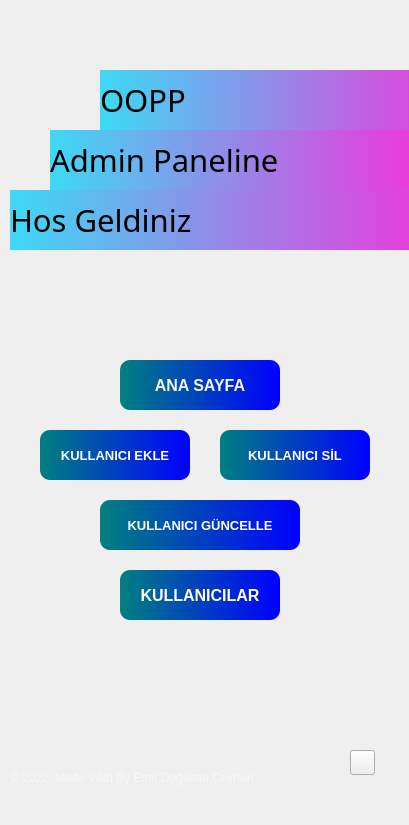
<?xml version="1.0" encoding="UTF-8"?>
<ui version="4.0">
 <class>Form</class>
 <widget class="QWidget" name="Form">
  <property name="geometry">
   <rect>
    <x>0</x>
    <y>0</y>
    <width>409</width>
    <height>825</height>
   </rect>
  </property>
  <property name="windowTitle">
   <string>Form</string>
  </property>
  <property name="styleSheet">
   <string notr="true"/>
  </property>
  <widget class="QWidget" name="widget" native="true">
   <property name="geometry">
    <rect>
     <x>-30</x>
     <y>-30</y>
     <width>450</width>
     <height>900</height>
    </rect>
   </property>
   <property name="maximumSize">
    <size>
     <width>1000</width>
     <height>1000</height>
    </size>
   </property>
   <property name="styleSheet">
    <string notr="true">QPushButton#pushButton{	
	background-color: qlineargradient(spread:pad, x1:0, y1:0.505682, x2:1, y2:0.477, stop:0 rgba(20, 47, 78, 219), stop:1 rgba(85, 98, 112, 226));
	color:rgba(255, 255, 255, 210);
	border-radius:5px;
}
QPushButton#pushButton:hover{	
	background-color: qlineargradient(spread:pad, x1:0, y1:0.505682, x2:1, y2:0.477, stop:0 rgba(40, 67, 98, 219), stop:1 rgba(105, 118, 132, 226));
}
QPushButton#pushButton:pressed{	
	padding-left:5px;
	padding-top:5px;
	background-color:rgba(105, 118, 132, 200);
}

QPushButton#pushButton_2, #pushButton_3, #pushButton_4, #pushButton_5{	
	background-color: rgba(0, 0, 0, 0);
	color:rgba(85, 98, 112, 255);
}
QPushButton#pushButton_2:hover, #pushButton_3:hover, #pushButton_4:hover, #pushButton_5:hover{	
	color:rgba(155, 168, 182, 220);
}
QPushButton#pushButton_2:pressed, #pushButton_3:pressed, #pushButton_4:pressed, #pushButton_5:pressed{	
	padding-left:5px;
	padding-top:5px;
	color:rgba(115, 128, 142, 255);
}</string>
   </property>
   <widget class="QLabel" name="label">
    <property name="geometry">
     <rect>
      <x>10</x>
      <y>20</y>
      <width>450</width>
      <height>867</height>
     </rect>
    </property>
    <property name="styleSheet">
     <string notr="true">border-radius:20px;
border-image: url(:/images/Images/background.png);</string>
    </property>
    <property name="text">
     <string/>
    </property>
   </widget>
   <widget class="QLabel" name="lbl_login">
    <property name="geometry">
     <rect>
      <x>130</x>
      <y>100</y>
      <width>360</width>
      <height>60</height>
     </rect>
    </property>
    <property name="font">
     <font>
      <family>Arial Rounded MT Bold</family>
      <pointsize>23</pointsize>
      <weight>50</weight>
      <bold>false</bold>
     </font>
    </property>
    <property name="styleSheet">
     <string notr="true">background-color: qlineargradient(spread:pad, x1:0, y1:0, x2:1, y2:0, stop:0 rgb(61, 217, 245), stop:1 rgb(240, 53, 218));
</string>
    </property>
    <property name="text">
     <string>OOPP </string>
    </property>
   </widget>
   <widget class="QLabel" name="lbl_login_2">
    <property name="geometry">
     <rect>
      <x>40</x>
      <y>220</y>
      <width>431</width>
      <height>60</height>
     </rect>
    </property>
    <property name="font">
     <font>
      <family>Arial Rounded MT Bold</family>
      <pointsize>23</pointsize>
      <weight>50</weight>
      <bold>false</bold>
     </font>
    </property>
    <property name="styleSheet">
     <string notr="true">background-color: qlineargradient(spread:pad, x1:0, y1:0, x2:1, y2:0, stop:0 rgb(61, 217, 245), stop:1 rgb(240, 53, 218));</string>
    </property>
    <property name="text">
     <string>Hos Geldiniz</string>
    </property>
   </widget>
   <widget class="QPushButton" name="btn_ekle">
    <property name="geometry">
     <rect>
      <x>70</x>
      <y>460</y>
      <width>150</width>
      <height>50</height>
     </rect>
    </property>
    <property name="font">
     <font>
      <family>Tahoma</family>
      <pointsize>10</pointsize>
      <weight>75</weight>
      <italic>false</italic>
      <bold>true</bold>
     </font>
    </property>
    <property name="focusPolicy">
     <enum>Qt::ClickFocus</enum>
    </property>
    <property name="styleSheet">
     <string notr="true">QPushButton {
font: 75 10pt &quot;Tahoma&quot;;
font-weight: bold;
color: white;
background-color: qlineargradient(spread:pad, x1:0, y1:0, x2:1, y2:0, stop:0 rgb(0, 128, 128), stop:1 rgb(0, 0, 255));
border-radius:10px;
}
QPushButton:hover {
background-color: qlineargradient(spread:pad, x1:0, y1:0, x2:1, y2:0, stop:0 rgb(0, 255, 255), stop:1 rgb(0, 128, 128));
}
QPushButton:pressed {
background-color:rgb(82, 142, 191);
}</string>
    </property>
    <property name="text">
     <string>KULLANICI EKLE</string>
    </property>
   </widget>
   <widget class="QPushButton" name="btn_sil">
    <property name="geometry">
     <rect>
      <x>250</x>
      <y>460</y>
      <width>150</width>
      <height>50</height>
     </rect>
    </property>
    <property name="font">
     <font>
      <family>Tahoma</family>
      <pointsize>10</pointsize>
      <weight>75</weight>
      <italic>false</italic>
      <bold>true</bold>
     </font>
    </property>
    <property name="focusPolicy">
     <enum>Qt::ClickFocus</enum>
    </property>
    <property name="styleSheet">
     <string notr="true">QPushButton {
font: 75 10pt &quot;Tahoma&quot;;
font-weight: bold;
color: white;
background-color: qlineargradient(spread:pad, x1:0, y1:0, x2:1, y2:0, stop:0 rgb(0, 128, 128), stop:1 rgb(0, 0, 255));
border-radius:10px;
}
QPushButton:hover {
background-color: qlineargradient(spread:pad, x1:0, y1:0, x2:1, y2:0, stop:0 rgb(0, 255, 255), stop:1 rgb(0, 128, 128));
}
QPushButton:pressed {
background-color:rgb(82, 142, 191);
}</string>
    </property>
    <property name="text">
     <string>KULLANICI SİL</string>
    </property>
   </widget>
   <widget class="QLabel" name="lbl_login_3">
    <property name="geometry">
     <rect>
      <x>80</x>
      <y>160</y>
      <width>371</width>
      <height>60</height>
     </rect>
    </property>
    <property name="font">
     <font>
      <family>Arial Rounded MT Bold</family>
      <pointsize>23</pointsize>
      <weight>50</weight>
      <bold>false</bold>
     </font>
    </property>
    <property name="styleSheet">
     <string notr="true">background-color: qlineargradient(spread:pad, x1:0, y1:0, x2:1, y2:0, stop:0 rgb(61, 217, 245), stop:1 rgb(240, 53, 218));</string>
    </property>
    <property name="text">
     <string>Admin Paneline</string>
    </property>
   </widget>
   <widget class="QLabel" name="label_5">
    <property name="geometry">
     <rect>
      <x>40</x>
      <y>780</y>
      <width>280</width>
      <height>55</height>
     </rect>
    </property>
    <property name="font">
     <font>
      <family>Arial</family>
     </font>
    </property>
    <property name="styleSheet">
     <string notr="true">color:rgba(255, 255, 255, 140);</string>
    </property>
    <property name="text">
     <string>© 2022, Made With By Emir,Doğukan,Ceyhun...</string>
    </property>
   </widget>
   <widget class="QPushButton" name="btn_guncelle">
    <property name="geometry">
     <rect>
      <x>130</x>
      <y>530</y>
      <width>200</width>
      <height>50</height>
     </rect>
    </property>
    <property name="font">
     <font>
      <family>Tahoma</family>
      <pointsize>10</pointsize>
      <weight>75</weight>
      <italic>false</italic>
      <bold>true</bold>
     </font>
    </property>
    <property name="focusPolicy">
     <enum>Qt::ClickFocus</enum>
    </property>
    <property name="styleSheet">
     <string notr="true">QPushButton {
font: 75 10pt &quot;Tahoma&quot;;
font-weight: bold;
color: white;
background-color: qlineargradient(spread:pad, x1:0, y1:0, x2:1, y2:0, stop:0 rgb(0, 128, 128), stop:1 rgb(0, 0, 255));
border-radius:10px;
}
QPushButton:hover {
background-color: qlineargradient(spread:pad, x1:0, y1:0, x2:1, y2:0, stop:0 rgb(0, 255, 255), stop:1 rgb(0, 128, 128));
}
QPushButton:pressed {
background-color:rgb(82, 142, 191);
}</string>
    </property>
    <property name="text">
     <string>KULLANICI GÜNCELLE</string>
    </property>
   </widget>
   <widget class="QPushButton" name="btn_geri">
    <property name="geometry">
     <rect>
      <x>380</x>
      <y>780</y>
      <width>25</width>
      <height>25</height>
     </rect>
    </property>
    <property name="font">
     <font>
      <pointsize>11</pointsize>
      <weight>50</weight>
      <bold>false</bold>
      <underline>false</underline>
     </font>
    </property>
    <property name="styleSheet">
     <string notr="true">color:rgb(0,0,0)
</string>
    </property>
    <property name="text">
     <string/>
    </property>
    <property name="icon">
     <iconset>
      <normaloff>Images/geri.png</normaloff>Images/geri.png</iconset>
    </property>
   </widget>
   <widget class="QPushButton" name="btn_goster">
    <property name="geometry">
     <rect>
      <x>150</x>
      <y>600</y>
      <width>160</width>
      <height>50</height>
     </rect>
    </property>
    <property name="font">
     <font>
      <family>Tahoma</family>
      <pointsize>12</pointsize>
      <weight>75</weight>
      <italic>false</italic>
      <bold>true</bold>
     </font>
    </property>
    <property name="focusPolicy">
     <enum>Qt::ClickFocus</enum>
    </property>
    <property name="styleSheet">
     <string notr="true">QPushButton {
font: 15 12pt &quot;Microsoft YaHei UI&quot;;
font: 75 12pt &quot;Tahoma&quot;;
font-weight: bold;
color: white;
background-color: qlineargradient(spread:pad, x1:0, y1:0, x2:1, y2:0, stop:0 rgb(0, 128, 128), stop:1 rgb(0, 0, 255));
border-radius:10px;
}
QPushButton:hover {
background-color: qlineargradient(spread:pad, x1:0, y1:0, x2:1, y2:0, stop:0 rgb(0, 255, 255), stop:1 rgb(0, 128, 128));
}
QPushButton:pressed {
background-color:rgb(82, 142, 191);
}</string>
    </property>
    <property name="text">
     <string>KULLANICILAR</string>
    </property>
   </widget>
   <widget class="QPushButton" name="btn_icerik">
    <property name="geometry">
     <rect>
      <x>150</x>
      <y>390</y>
      <width>160</width>
      <height>50</height>
     </rect>
    </property>
    <property name="font">
     <font>
      <family>Tahoma</family>
      <pointsize>12</pointsize>
      <weight>75</weight>
      <italic>false</italic>
      <bold>true</bold>
     </font>
    </property>
    <property name="focusPolicy">
     <enum>Qt::ClickFocus</enum>
    </property>
    <property name="styleSheet">
     <string notr="true">QPushButton {
font: 75 12pt &quot;Tahoma&quot;;
font-weight: bold;
color: whitesmoke;
background-color: qlineargradient(spread:pad, x1:0, y1:0, x2:1, y2:0, stop:0 rgb(0, 128, 128), stop:1 rgb(0, 0, 255));
border-radius:10px;
}
QPushButton:hover {
background-color: qlineargradient(spread:pad, x1:0, y1:0, x2:1, y2:0, stop:0 rgb(0, 255, 255), stop:1 rgb(0, 128, 128));
}
QPushButton:pressed {
background-color:rgb(82, 142, 191);
}</string>
    </property>
    <property name="text">
     <string>ANA SAYFA</string>
    </property>
   </widget>
  </widget>
 </widget>
 <resources>
  <include location="res.qrc"/>
 </resources>
 <connections/>
</ui>
